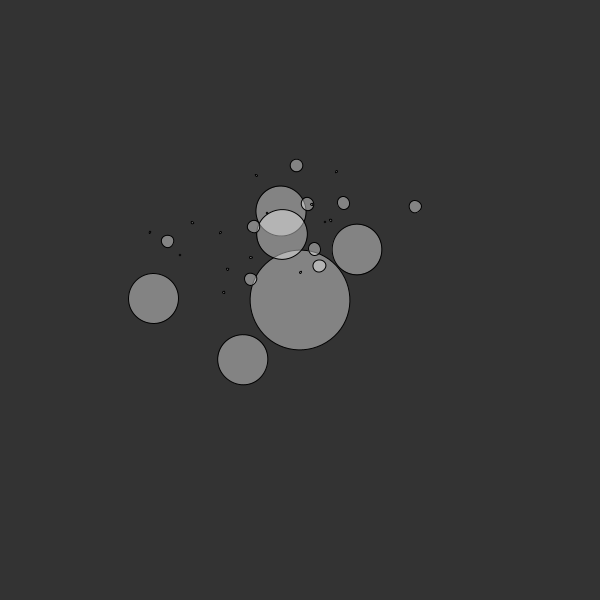
Frame 1 (no input)
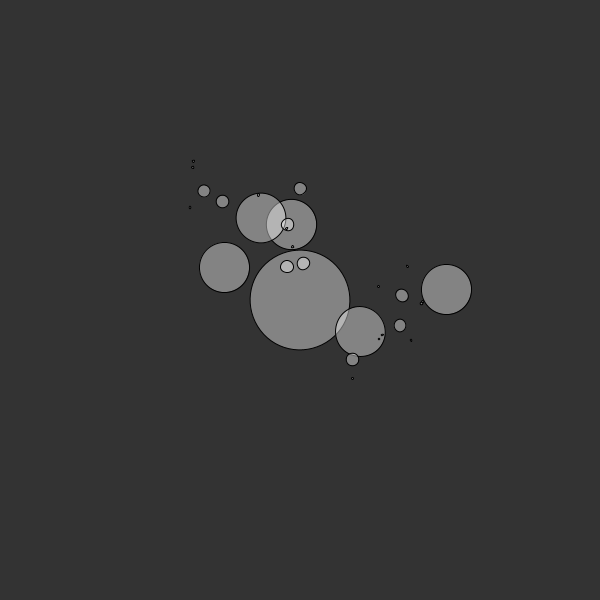
Frame 60 (the mouse pressed at the canvas centre just before this capture)
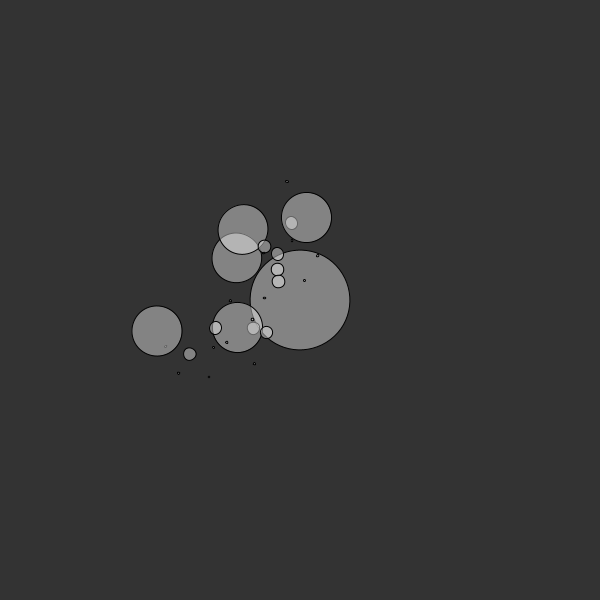
Frame 120 (the mouse held since frame 60 and released just before this capture)

The Processing sketch that drew these frames (run headless with seeded random() and noise(); from frame 60 on, the mouse is pressed at the canvas centre):

// Processing sketch: p7_solar_system_2d
// ── p7_solar_system_2d.pde
/*

https://en.wikipedia.org/wiki/Solar_System

*/

Planet sun;

void setup() {
  size(600, 600);
  sun = new Planet(50, 0, 0, random(TWO_PI));
  sun.spawnMoons(5, 1);
}

void draw() {
  background(51);
  translate(width / 2, height / 2);
  sun.show();
  sun.orbit();
}

class Planet {
  float radius;
  float distance;
  float orbitspeed;
  float angle;
  ArrayList<Planet> planets;
  
  Planet(float radius, float distance, float orbitspeed, float angle) {
    this.radius = radius;
    this.distance = distance;
    this.orbitspeed = orbitspeed;
    this.angle = angle;
    this.planets = new ArrayList<Planet>();
  }

  void orbit() {
    angle += orbitspeed;
    for (var planet : planets) {
      planet.orbit();
    }
  }
  
  void spawnMoons(int total, int level) {
    for (int i = 0; i < total; i++) {
      float r = this.radius / (level * 2);
      float d = random(50, 150);
      float o = random(-0.1, 0.1);
      float a = random(TWO_PI);
      this.planets.add(new Planet(r, d / level, o, a));
      if (level < 3) {
        int num = (int) Math.floor(random(0, 4));
        var planet = planets.get(i);
        planet.spawnMoons(num, level + 1);
      }
    }
  }

  void show() {
    push();
    fill(255, 100);
    rotate(angle);
    translate(distance, 0);
    ellipse(0, 0, radius * 2, radius * 2);
    for (var planet : planets) {
      planet.show();
    }
    pop();
  }
}
